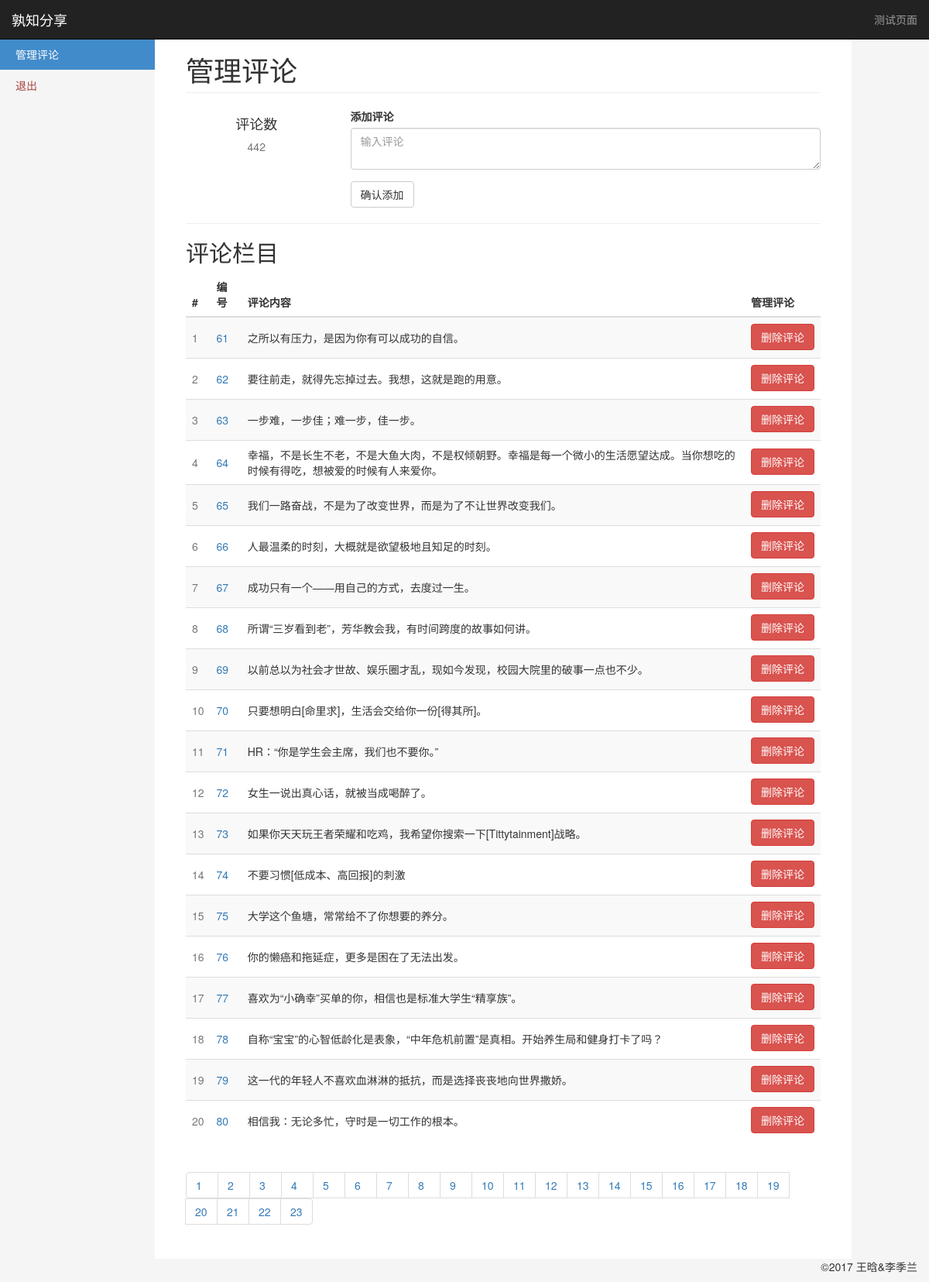
The app's page /manage4 with its own data.
### app/models.py (models this page shows, shortened)
class Comment(db.Model):
    __tablename__ = 'comment'
    id = db.Column(db.Integer, primary_key=True)
    text = db.Column(db.String(256), nullable=False)

### app/views.py (the view)
@app.route('/manage', methods=["GET", "POST"])
@app.route('/manage<int:page>', methods=["GET", "POST"])
def manage(page=1):
    comments = comment_helper.get_all_comments()
    length = len(comments)
    p_list, start, end = comment_helper.get_page(length, pagesize=20, page=page)
    count = {'visit': 0, 'com_len': length, 'page_list': p_list}
    return render_template('manage.html', comments=comments[start:end], count=count)

### app/comment_helper.py (called while the page is built)
def get_all_comments():
    comments = Comment.query.all()
    return comments

def get_page(length, page, pagesize=5):
    p_len = int(math.ceil(length / pagesize))
    p_list = range(1, p_len+1)
    start = 0
    end = pagesize
    if page and page > 1:
        start = (page-1) * pagesize
        end = page * pagesize
        if start > length:
            start = length - pagesize
            end = length
        elif end > length:
            end = length
    if page == 0:
        start = length - pagesize
        end = length
    return p_list, start, end

### app/templates/manage.html (shortened to what this page needs)
{% extends "layout.html" %}
{% block body %}
    <nav class="navbar navbar-inverse navbar-fixed-top" role="navigation">
          <div class="container-fluid">
            <div class="navbar-header">
              <a class="navbar-brand" href="#">孰知分享</a>
            </div>
            <div class="navbar-collapse collapse">
              <ul class="nav navbar-nav navbar-right">
                <li><a href="/comment">测试页面</a></li>
              </ul>
            </div>
          </div>
    </nav>
    <div class="container-fluid">
          <div class="row row-offcanvas row-offcanvas-left">
             <div class="col-sm-3 col-md-2 sidebar-offcanvas" id="sidebar" role="navigation">
                <ul class="nav nav-sidebar">
                  <li class="active"><a href="/manage">管理评论</a></li>
                  <li><a href="/logout" target="_ext" class="text-danger">退出</a></li>
                </ul>
            </div>
            <div class="col-sm-9 col-md-9 main">
              <h1 class="page-header">
                管理评论
              </h1>
                <div class="row">
                     <div class="placeholders col-md-3">
                <div class="placeholder text-center">
                  <h4>评论数</h4>
                  <span class="text-muted">{{ count.com_len }}</span>
                </div>
              </div>
              <div class="placeholders col-md-9">
                  <div class="form-group">
                    <label for="addComment">添加评论</label>
                    <textarea type="text" class="form-control" id="addComment" placeholder="输入评论"></textarea>
                  </div>
                  <button class="btn btn-default" onclick="addComment()">确认添加</button>
              </div>
                </div>
                <hr>
              <h2 class="sub-header">评论栏目</h2>
              <div class="table-responsive">
                <table class="table table-striped">
                  <thead>
                    <tr>
                      <th>#</th>
                      <th>编号</th>
                      <th>评论内容</th>
                      <th>管理评论</th>
                    </tr>
                  </thead>
                  <tbody id="comTable">
                  {% for comment in comments %}
                    <tr>
                      <td class="text-muted">{{ loop.index }}</td>
                      <td class="text-primary">{{ comment.id }}</td>
                      <td>{{ comment.text }}</td>
                      <td><span><button class="btn btn-danger" onclick="deleteComment({{comment.id}})">删除评论</button> </span></td>
                    </tr>
                  {% endfor %}
                  </tbody>
                </table>
              </div>
              <nav aria-label="Page navigation">
                <ul class="pagination">
                  {% for page in count.page_list %}
                    <li><a href="manage{{ page }}">{{page}}</a></li>
                  {% endfor %}
                </ul>
              </nav>
          </div>
        </div>
    </div>
{% endblock %}

### app/static/css/styles.css (style rules this page uses)
body { padding-top: 50px; background-color: #f5f5f5; }
.nav-sidebar { background-color: #f5f5f5; margin-right: -15px; margin-bottom: 20px; margin-left: -15px; }
.nav-sidebar > li > a { padding-right: 20px; padding-left: 20px; }
.nav-sidebar > .active > a { color: #fff; background-color: #428bca; }
.main { padding: 20px; background-color: #fff; }
@media (min-width: 768px) { .main { padding-right: 40px; padding-left: 40px; } }
.main .page-header { margin-top: 0; }
#comTable button { margin-top: 2x; margin-bottom: 2px; }
#comTable td { vertical-align: middle; }

### app/templates/layout.html (style rules this page uses)
.pagination li a { width: 42px; }

### records on screen
Comment: id "61", text "之所以有压力，是因为你有可以成功的自信。"
Comment: id "62", text "要往前走，就得先忘掉过去。我想，这就是跑的用意。"
Comment: id "63", text "一步难，一步佳；难一步，佳一步。"
Comment: id "64", text "幸福，不是长生不老，不是大鱼大肉，不是权倾朝野。幸福是每一个微小的生活愿望达成。当你想吃的时候有得吃，想被爱的时候有人来爱你。"
Comment: id "65", text "我们一路奋战，不是为了改变世界，而是为了不让世界改变我们。"
Comment: id "66", text "人最温柔的时刻，大概就是欲望极地且知足的时刻。"
Comment: id "67", text "成功只有一个――用自己的方式，去度过一生。"
Comment: id "68", text "所谓“三岁看到老”，芳华教会我，有时间跨度的故事如何讲。"
Comment: id "69", text "以前总以为社会才世故、娱乐圈才乱，现如今发现，校园大院里的破事一点也不少。"
Comment: id "70", text "只要想明白[命里求]，生活会交给你一份[得其所]。"
Comment: id "71", text "HR：“你是学生会主席，我们也不要你。”"
Comment: id "72", text "女生一说出真心话，就被当成喝醉了。"
Comment: id "73", text "如果你天天玩王者荣耀和吃鸡，我希望你搜索一下[Tittytainment]战略。"
Comment: id "74", text "不要习惯[低成本、高回报]的刺激"
Comment: id "75", text "大学这个鱼塘，常常给不了你想要的养分。"
Comment: id "76", text "你的懒癌和拖延症，更多是困在了无法出发。"
Comment: id "77", text "喜欢为“小确幸”买单的你，相信也是标准大学生“精享族”。"
Comment: id "78", text "自称“宝宝”的心智低龄化是表象，“中年危机前置”是真相。开始养生局和健身打卡了吗？"
Comment: id "79", text "这一代的年轻人不喜欢血淋淋的抵抗，而是选择丧丧地向世界撒娇。"
Comment: id "80", text "相信我：无论多忙，守时是一切工作的根本。"

### other values on screen
{{ count.com_len }} "442"
{{ page }} "1" "2" "3" "4" "5" "6" "7" "8" "9" "10" "11" "12" "13" "14" "15" "16" "17" "18" "19" "20" "21" "22" "23"
